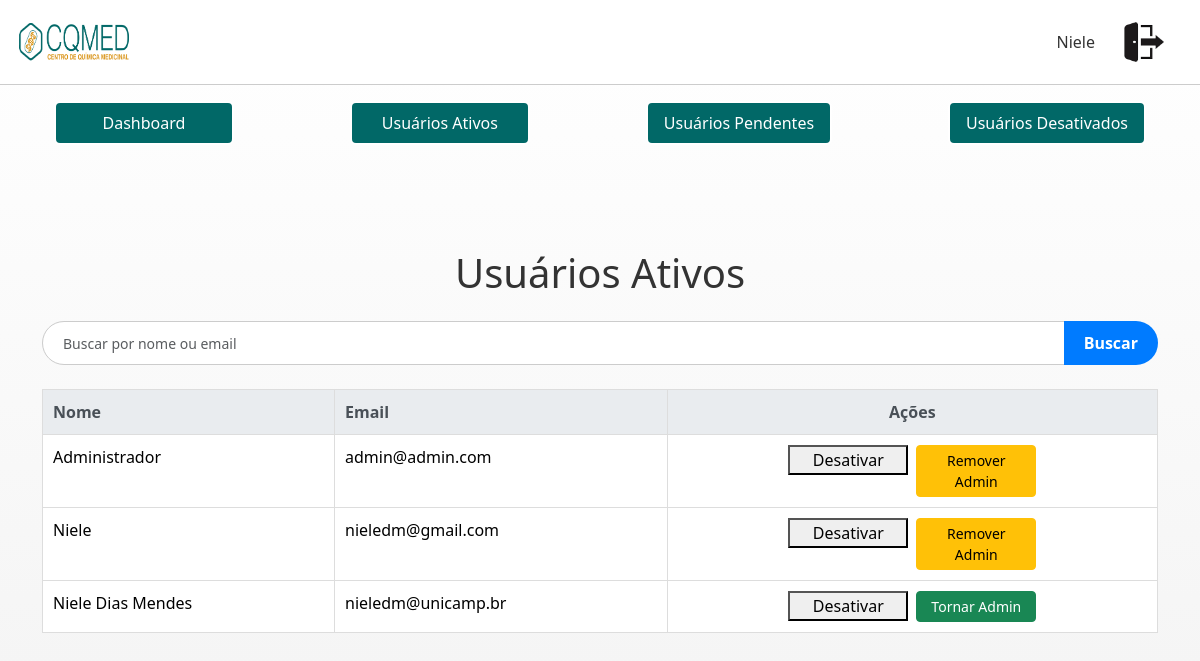
/admin/usuarios_ativos (signed in), run on the app's committed database.
### tables this page shows
CREATE TABLE users (
                    id INTEGER PRIMARY KEY AUTOINCREMENT,
                    name TEXT NOT NULL,
                    email TEXT UNIQUE NOT NULL,
                    password TEXT NOT NULL,
                    is_admin INTEGER DEFAULT 0
                , is_active INTEGER DEFAULT 0);

### app.py (the view)
@app.route('/admin/usuarios_ativos')
def usuarios_ativos():
    if not session.get('is_admin'):
        flash('Acesso não autorizado.', 'danger')
        return redirect(url_for('dashboard'))
    search_query = request.args.get('search', '')
    with get_db_connection() as conn:
        c = conn.cursor()
        c.execute('''
            SELECT id, name, email, is_admin
            FROM users
            WHERE is_active = 1 AND (name LIKE ? OR email LIKE ?)
            ORDER BY name ASC
        ''', ('%' + search_query + '%', '%' + search_query + '%'))
        usuarios_ativos = c.fetchall()
    return render_template('usuarios_ativos.html',
                         titulo='Usuários Ativos',
                         usuarios_ativos=usuarios_ativos,
                         search_query=search_query)

### app.py (called while the page is built)
def get_db_connection():
    conn = sqlite3.connect(DATABASE)
    conn.row_factory = sqlite3.Row
    return conn

@app.before_request
def before_request():
    g.nome_usuario = session.get('user_name', 'Usuário')

@app.context_processor
def inject_user():
    return dict(nome_usuario=g.nome_usuario)

### templates/usuarios_ativos.html
{% extends 'base_usuarios.html' %}
{% block tabela_usuarios %}
    {% for user in usuarios_ativos %}
    <tr>
        <td>{{ user[1] }}</td>
        <td>{{ user[2] }}</td>
        <td class="text-center">
            <div class="d-flex justify-content-center gap-2">
                <form method="POST" action="{{ url_for('inativar_usuario', user_id=user[0]) }}">
                    <button type="submit" class="btn-sm btn-uniform">Desativar</button>
                </form>
                <form method="POST" action="{{ url_for('toggle_admin', user_id=user[0]) }}">
                    {% if user[3] == 1 %}
                        <button type="submit" class="btn btn-warning btn-sm btn-uniform">Remover Admin</button>
                    {% else %}
                        <button type="submit" class="btn btn-success btn-sm btn-uniform">Tornar Admin</button>
                    {% endif %}
                </form>
            </div>
        </td>
    </tr>
    {% endfor %}
{% endblock %}

### templates/base.html (shortened to what this page needs)
<!doctype html>
<html lang="pt-br">
<head>
  <link href="https://cdnjs.cloudflare.com/ajax/libs/font-awesome/6.0.0-beta3/css/all.min.css" rel="stylesheet">
  <link href="https://cdn.jsdelivr.net/npm/bootstrap@5.3.3/dist/css/bootstrap.min.css" rel="stylesheet">
  <link rel="stylesheet" href="{{ url_for('static', filename='css/base.css') }}">
  <link rel="stylesheet" href="{{ url_for('static', filename='css/componentes.css') }}">
  <link rel="stylesheet" href="{{ url_for('static', filename='css/navegacao.css') }}">
  <link rel="stylesheet" href="{{ url_for('static', filename='css/header.css') }}">
  <link rel="stylesheet" href="{{ url_for('static', filename='css/table.css') }}">
  <link rel="stylesheet" href="{{ url_for('static', filename='css/search.css') }}">
</head>
{% if request.endpoint != 'login' %}
  {% if request.endpoint != 'register' %}
    <div class="header">
      <img src="{{ url_for('static', filename='images/logo.png') }}" alt="Logo CQMED" class="logo" style="width: 120px; height: 40px; margin-right: 8px;" >
      <div class="user-info d-flex align-items-center">
        <span class="usuario-logado me-3">{{ nome_usuario }}</span>
        <a href="{{ url_for('logout') }}" title="Logout" class="btn d-flex align-items-center">
          <img src="{{ url_for('static', filename='images/logout.png') }}" alt="Sair" style="width: 40px; height: 40px; margin-right: 8px;">
        </a>
      </div>
    </div>
    {% if session['is_admin'] %}
      {% include 'navegacao.html' %}
    {% endif %}
  {% endif %}
{% endif %}
<body>
  <div class="container py-5">
    {% block content %}{% endblock %}
  </div>
</body>
</html>

### static/css/base.css (style rules this page uses)
body { background: linear-gradient(to bottom, #ffffff, #f3f3f3); min-height: 100vh; color: #333; }
a { color: #2a7aaf; text-decoration: none; }
.btn-uniform { width: 120px; }

### static/css/header.css (style rules this page uses)
.header { background-color: white; padding: 15px; display: flex; align-items: center; justify-content: space-between; border-bottom: 1px solid #ccc; margin-bottom: 0; }
.header .logo { width: 50px; }
.usuario-logado { color: #333; font-weight: 500; font-size: 16px; }

### static/css/table.css (style rules this page uses)
.table th, .table td { padding: 10px; text-align: left; }
.table-bordered td, .table-bordered th { border: 1px solid #ddd; }

### data on the page
users: name "Niele", email "nieledm@gmail.com", is_admin "Remover Admin"
users: name "Administrador", email "admin@admin.com", is_admin "Remover Admin"
users: name "Niele Dias Mendes", email "nieledm@unicamp.br", is_admin "Tornar Admin"

### other printed values
{{ titulo }} "Usuários Ativos"
